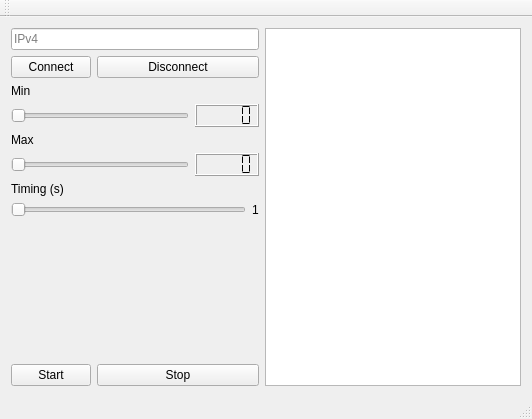
<?xml version="1.0" encoding="UTF-8"?>
<ui version="4.0">
 <class>MainWindow</class>
 <widget class="QMainWindow" name="MainWindow">
  <property name="geometry">
   <rect>
    <x>0</x>
    <y>0</y>
    <width>532</width>
    <height>419</height>
   </rect>
  </property>
  <property name="windowTitle">
   <string>MainWindow</string>
  </property>
  <widget class="QWidget" name="centralWidget">
   <layout class="QHBoxLayout" name="horizontalLayout_4">
    <item>
     <layout class="QFormLayout" name="formLayout">
      <item row="0" column="0" colspan="2">
       <widget class="QLineEdit" name="lineEditAddress">
        <property name="placeholderText">
         <string>IPv4</string>
        </property>
       </widget>
      </item>
      <item row="1" column="0">
       <widget class="QPushButton" name="pushButtonConnect">
        <property name="text">
         <string>Connect</string>
        </property>
       </widget>
      </item>
      <item row="1" column="1">
       <widget class="QPushButton" name="pushButtonDisconnect">
        <property name="text">
         <string>Disconnect</string>
        </property>
       </widget>
      </item>
      <item row="2" column="0">
       <widget class="QLabel" name="labelMin">
        <property name="text">
         <string>Min</string>
        </property>
       </widget>
      </item>
      <item row="3" column="0" colspan="2">
       <layout class="QHBoxLayout" name="horizontalLayout">
        <item>
         <widget class="QSlider" name="horizontalSliderMin">
          <property name="orientation">
           <enum>Qt::Horizontal</enum>
          </property>
         </widget>
        </item>
        <item>
         <widget class="QLCDNumber" name="lcdNumberMin">
          <property name="font">
           <font>
            <pointsize>9</pointsize>
            <bold>false</bold>
            <kerning>true</kerning>
           </font>
          </property>
          <property name="autoFillBackground">
           <bool>false</bool>
          </property>
          <property name="smallDecimalPoint">
           <bool>false</bool>
          </property>
          <property name="segmentStyle">
           <enum>QLCDNumber::Flat</enum>
          </property>
         </widget>
        </item>
       </layout>
      </item>
      <item row="4" column="0">
       <widget class="QLabel" name="labelMax">
        <property name="text">
         <string>Max</string>
        </property>
       </widget>
      </item>
      <item row="5" column="0" colspan="2">
       <layout class="QHBoxLayout" name="horizontalLayout_2">
        <item>
         <widget class="QSlider" name="horizontalSliderMax">
          <property name="orientation">
           <enum>Qt::Horizontal</enum>
          </property>
         </widget>
        </item>
        <item>
         <widget class="QLCDNumber" name="lcdNumberMax">
          <property name="segmentStyle">
           <enum>QLCDNumber::Flat</enum>
          </property>
         </widget>
        </item>
       </layout>
      </item>
      <item row="6" column="0">
       <widget class="QLabel" name="labelTiming">
        <property name="text">
         <string>Timing (s)</string>
        </property>
       </widget>
      </item>
      <item row="8" column="0">
       <spacer name="verticalSpacer">
        <property name="orientation">
         <enum>Qt::Vertical</enum>
        </property>
        <property name="sizeHint" stdset="0">
         <size>
          <width>20</width>
          <height>40</height>
         </size>
        </property>
       </spacer>
      </item>
      <item row="9" column="0">
       <widget class="QPushButton" name="pushButtonStart">
        <property name="text">
         <string>Start</string>
        </property>
       </widget>
      </item>
      <item row="9" column="1">
       <widget class="QPushButton" name="pushButtonStop">
        <property name="text">
         <string>Stop</string>
        </property>
       </widget>
      </item>
      <item row="7" column="0" colspan="2">
       <layout class="QHBoxLayout" name="horizontalLayout_3">
        <item>
         <widget class="QSlider" name="horizontalSliderTiming">
          <property name="orientation">
           <enum>Qt::Horizontal</enum>
          </property>
         </widget>
        </item>
        <item>
         <widget class="QLabel" name="labelTimingValue">
          <property name="text">
           <string>1</string>
          </property>
         </widget>
        </item>
       </layout>
      </item>
     </layout>
    </item>
    <item>
     <widget class="QTextBrowser" name="textBrowser"/>
    </item>
   </layout>
  </widget>
  <widget class="QMenuBar" name="menuBar">
   <property name="geometry">
    <rect>
     <x>0</x>
     <y>0</y>
     <width>532</width>
     <height>22</height>
    </rect>
   </property>
  </widget>
  <widget class="QToolBar" name="mainToolBar">
   <attribute name="toolBarArea">
    <enum>TopToolBarArea</enum>
   </attribute>
   <attribute name="toolBarBreak">
    <bool>false</bool>
   </attribute>
  </widget>
  <widget class="QStatusBar" name="statusBar"/>
 </widget>
 <layoutdefault spacing="6" margin="11"/>
 <resources/>
 <connections>
  <connection>
   <sender>horizontalSliderMin</sender>
   <signal>valueChanged(int)</signal>
   <receiver>lcdNumberMin</receiver>
   <slot>display(int)</slot>
   <hints>
    <hint type="sourcelabel">
     <x>71</x>
     <y>158</y>
    </hint>
    <hint type="destinationlabel">
     <x>216</x>
     <y>156</y>
    </hint>
   </hints>
  </connection>
  <connection>
   <sender>horizontalSliderMax</sender>
   <signal>valueChanged(int)</signal>
   <receiver>lcdNumberMax</receiver>
   <slot>display(int)</slot>
   <hints>
    <hint type="sourcelabel">
     <x>132</x>
     <y>231</y>
    </hint>
    <hint type="destinationlabel">
     <x>233</x>
     <y>236</y>
    </hint>
   </hints>
  </connection>
 </connections>
</ui>
